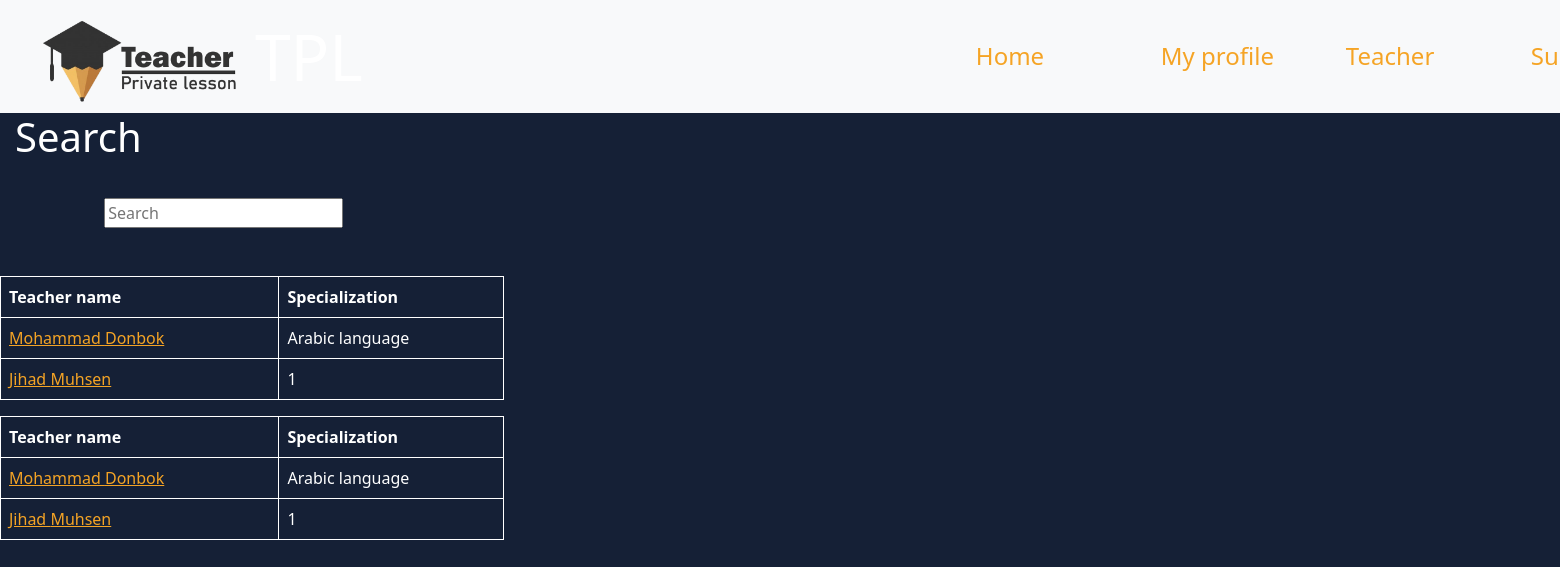
Before: /home/ with the older database file.
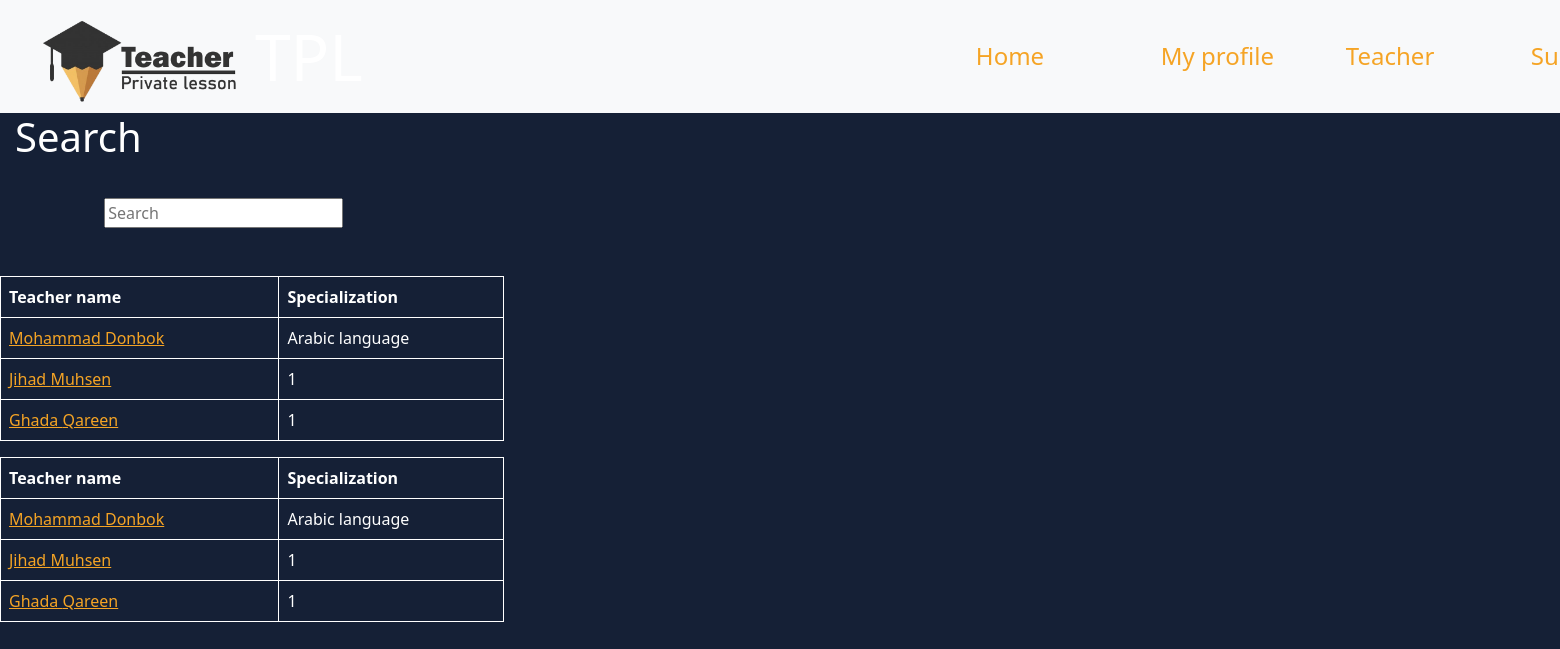
After: the same page with the newer database file.
### TPL_app/models.py (models this page shows)
class Teacher(models.Model):
    first_name = models.CharField(max_length=255)
    last_name = models.CharField(max_length=255)
    occupation = models.CharField(max_length=255)
    specialization = models.CharField(max_length=255)
    education = models.CharField(max_length=255)
    email = models.CharField(max_length=255, null=True)
    password = models.CharField(max_length=255, null=True)
    created_at = models.DateTimeField(auto_now_add=True)
    updated_at = models.DateTimeField(auto_now=True)

### TPL_app/views.py (the view, shortened to what this page needs)
# urls.py: 2. Add a URL to urlpatterns:  path('', views.home, name='home')
def home(request):
    context = {}
    url_parameter = request.GET.get("q")
    print(url_parameter)
    if url_parameter:
        teachers = Teacher.objects.filter(first_name__icontains=url_parameter)
        teacher_subject = Teacher.objects.filter(specialization__icontains=url_parameter)
    else:
        teachers = Teacher.objects.all()
        teacher_subject = Teacher.objects.all()
    context['teachers'] = teachers
    context['specialization'] = teacher_subject
    return render(request, "home_page.html", context)

### TPL_app/templates/home_page.html (shortened to what this page needs)
<!DOCTYPE html>
<html lang="en">
<head>
    {% load static %}
    <link rel="stylesheet" href="https://use.fontawesome.com/releases/v5.8.2/css/all.css">
    <link rel="stylesheet" href="{% static 'css/home_page_style.css' %}" media="screen">
    <link href="https://cdn.jsdelivr.net/npm/bootstrap@5.0.0-beta1/dist/css/bootstrap.min.css" rel="stylesheet">
</head>
<body>
    <nav class="navbar navbar-expand-lg navbar-light bg-light">
        <div class="head">
            <img src="{% static 'images/logo1.png' %}" width="200px">
            <h1 class="display-3" >TPL</h1>
        </div>
        <div class="collapse navbar-collapse" id="navbarSupportedContent">
            <ul class="navbar-nav me-auto mb-2 mb-lg-0">
            <li class="nav-item">
                <a class="nav-link active" href="#">Home</a>
            </li>
            <li class="nav-item">
                <a class="nav-link active" href="#">My profile</a>
            </li>
            <li class="nav-item">
                <a class="nav-link active" href="#">Teacher</a>
            </li>
            <li class="nav-item">
                <a class="nav-link active" href="#">Subjects</a>
            </li>
            </ul>
        </nav>
            <div>
                <h1>Search</h1>
              <div>
                <i id="search-icon" class="fas"></i>
                <input id="user-input" placeholder="Search" >
                <br>
                <br>
                <br>
              </div>
            </div>
            <div>
              <div id="replaceable-content">
                {% include 'search.html' %}
            </div>
              </div>
</body>
</html>

### TPL_app/templates/search.html
<div class="row">
    <div class="col-4">
{% if teachers %}
    <table class="table">
        <thead>
            <th>Teacher name</th>
            <th>Specialization</th>
        </thead>
        <tbody>
            {% for teacher in teachers %}
            <tr>
            <td><a href="teacher-profile/{{teacher.id}}">{{teacher.first_name}} {{teacher.last_name}}</a></td>
            <td>{{teacher.specialization}}</td>
            </tr>
            {% endfor %}
            </tbody>
        {% else %}
        <div>No teachers found.</div>
    </ul>
{% endif %}
    </div>
    <div class="col-4">
{% if specialization %}
    <table class="table">
        <thead>
            <th>Teacher name</th>
            <th>Specialization</th>
        </thead>
        <tbody>
        {% for subject in specialization %}
        <tr>
        <td><a href="teacher-profile/{{subject.id}}">{{subject.first_name}} {{subject.last_name}}</a></td>
        <td>{{subject.specialization}}</td>
        </tr>
        {% endfor %}
        </tbody>
        {% else %}
        <div>No subjects found.</div>
{% endif %}
</div>
</div>

Changed rows visible on the page:
added Teacher: first_name "Ghada", last_name "Qareen", specialization "1"
